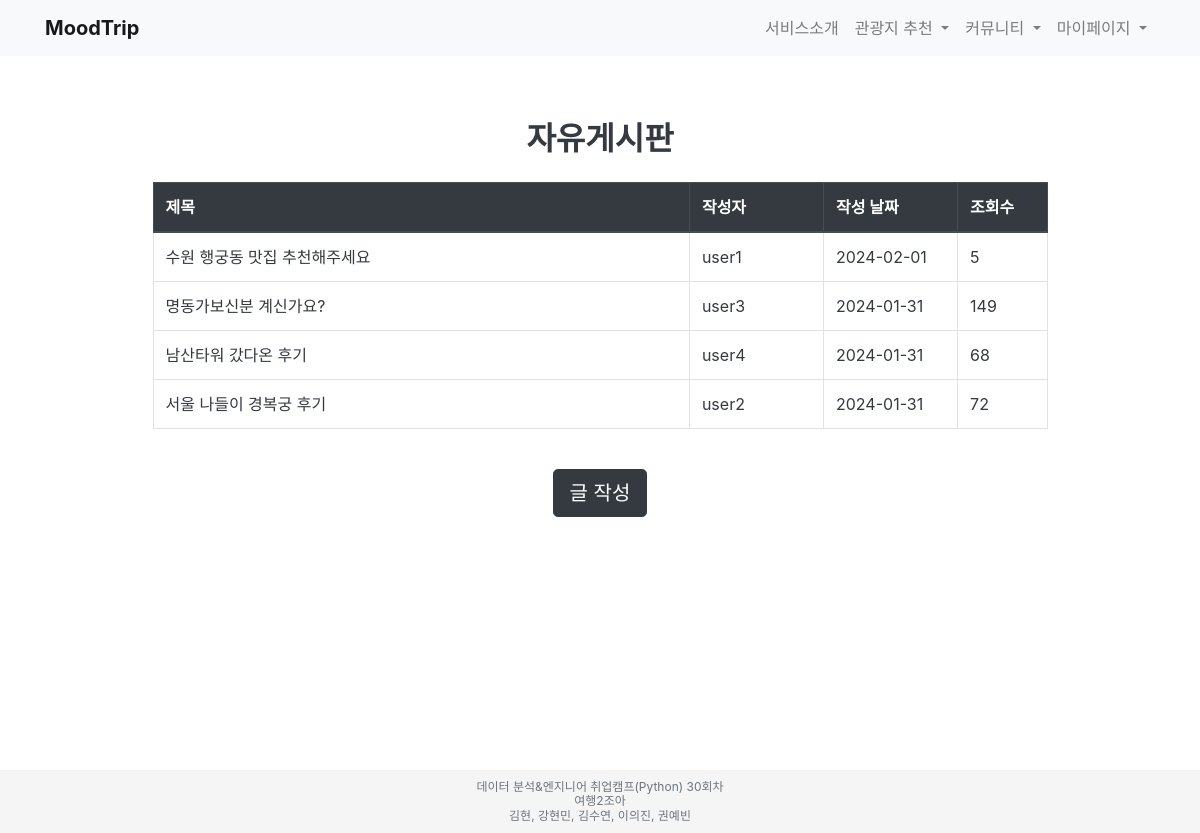
Before: /community/community/ (signed in) with the older database file.
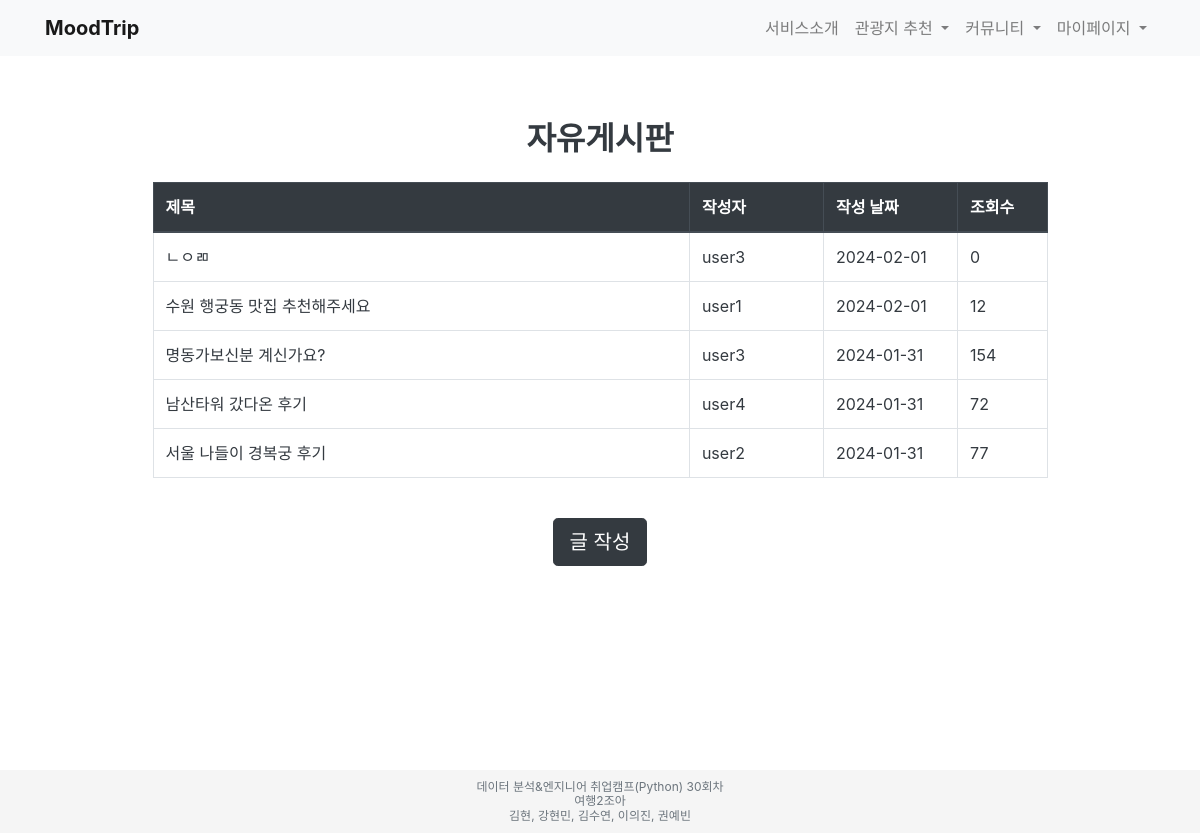
After: the same page with the newer database file.
### Moodmatcher/models.py (models this page shows, shortened)
class Post(models.Model):
    title = models.CharField(max_length=200)
    content = models.TextField()
    author = models.ForeignKey(User, on_delete=models.CASCADE)
    created_at = models.DateTimeField(auto_now_add=True)
    updated_at = models.DateTimeField(auto_now=True)
    modified_at = models.DateTimeField(auto_now=True)
    views = models.PositiveIntegerField(default=0)
    category = models.CharField(max_length=20, default='community')  # 또는 'customer-service'로 설정
    likes = models.ManyToManyField(User, related_name='liked_posts')  # 여기서 related_name을 업데이트하세요
    new_likes = models.IntegerField(default=0)

### Moodmatcher/views.py (the view)
# urls.py: path('community/', include('Moodmatcher.urls')),  # Moodmatcher 앱의 URL을 include
@login_required(login_url='/login/')
def community(request):
    posts = Post.objects.filter(category='community').order_by('-created_at')
    return render(request, 'Moodmatcher/community.html', {'posts': posts})

### Moodmatcher/templates/Moodmatcher/community.html
{% extends 'base.html' %}
{% block content %}
  <div class="container mt-5">
    <h2 class="text-center text-dark font-weight-bold mb-4">자유게시판</h2>
    <div class="row">
      <div class="col-md-10 offset-md-1">
        <table class="table table-hover table-bordered">
          <thead class="thead-dark">
            <tr>
              <th scope="col" style="width: 60%;">제목</th>
              <th scope="col" style="width: 15%;">작성자</th>
              <th scope="col" style="width: 15%;">작성 날짜</th>
              <th scope="col" style="width: 10%;">조회수</th>
            </tr>
          </thead>
          <tbody>
            {% for post in posts %}
              <tr>
                <td><a href="{% url 'post_detail' category='community' post_id=post.id %}" class="text-dark">{{ post.title }}</a></td>
                <td class="text-dark">{{ post.author.username }}</td>
                <td class="text-dark">{{ post.created_at|date:"Y-m-d" }}</td>
                <td class="text-dark">{{ post.views }}</td>
              </tr>
            {% endfor %}
          </tbody>
        </table>
      </div>
    </div>
    {% if user.is_authenticated %}
      <div class="text-center mt-4">
        <a href="{% url 'post_create' category='community' %}" class="btn btn-dark btn-lg">글 작성</a>
      </div>
    {% endif %}
  </div>
{% endblock %}

Changed rows visible on the page:
added Post: title "ㄴㅇㄻ", author.username "user3", created_at "2024-02-01", views "0"
changed Post "수원 행궁동 맛집 추천해주세요": views "5" → "12"
changed Post "명동가보신분 계신가요?": views "149" → "154"
changed Post "남산타워 갔다온 후기": views "68" → "72"
changed Post "서울 나들이 경복궁 후기": views "72" → "77"
